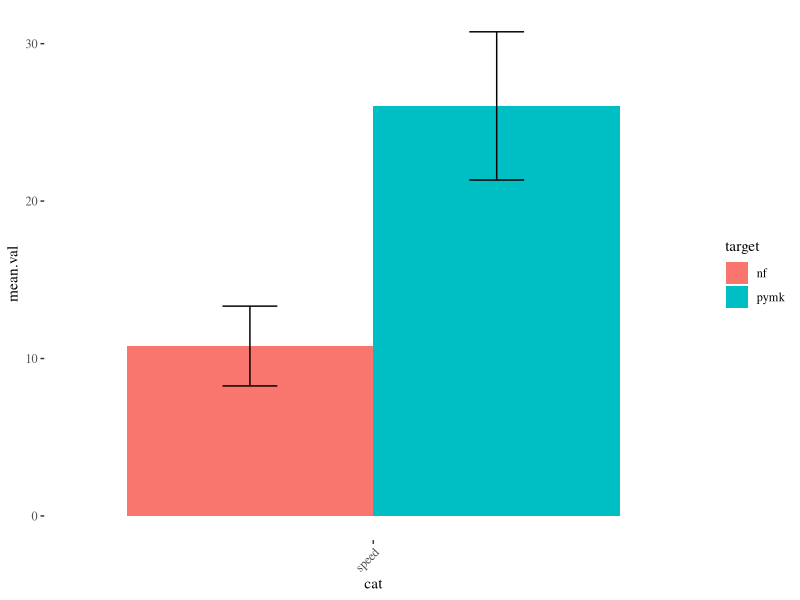
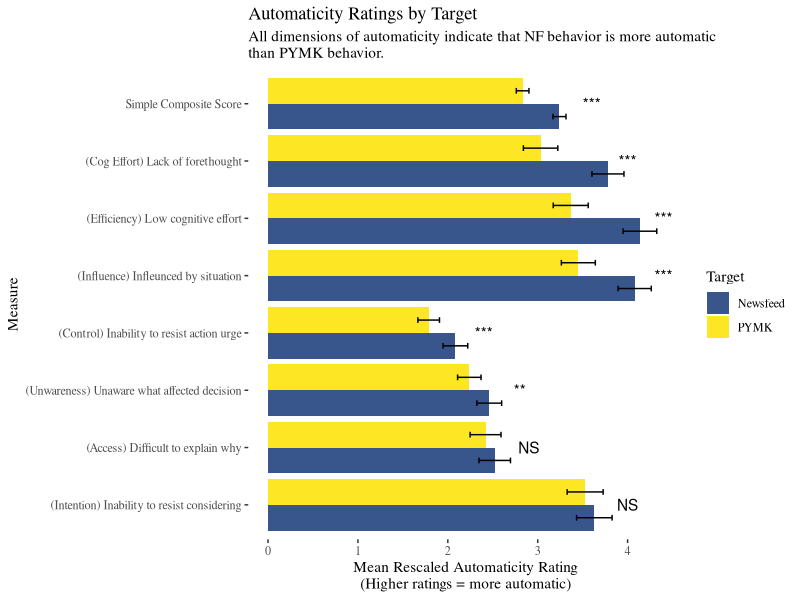
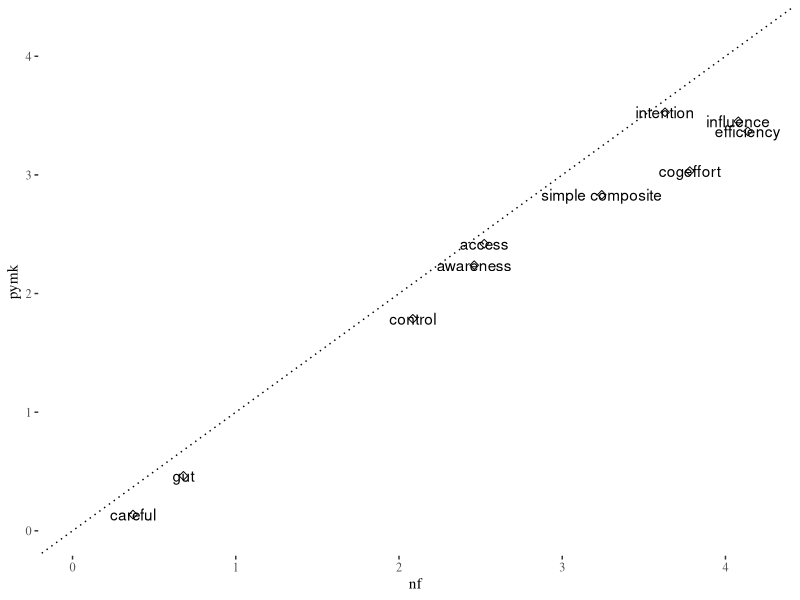
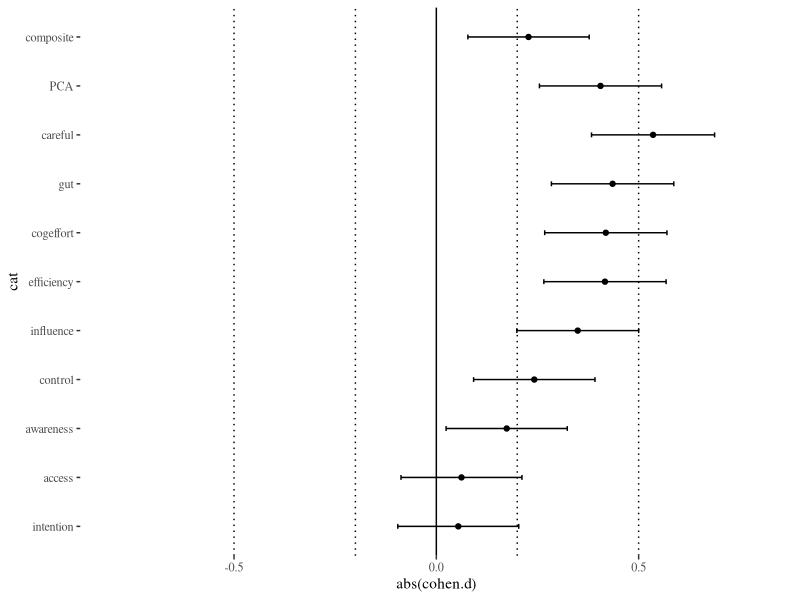
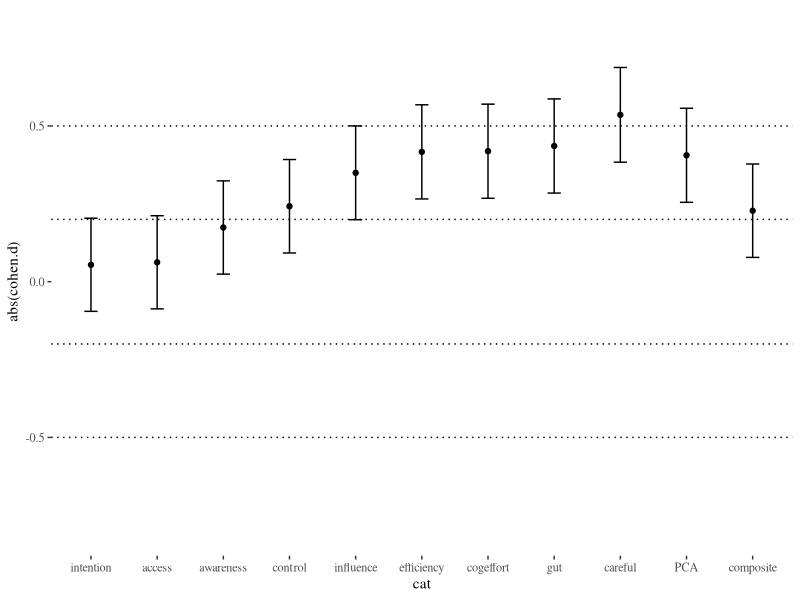
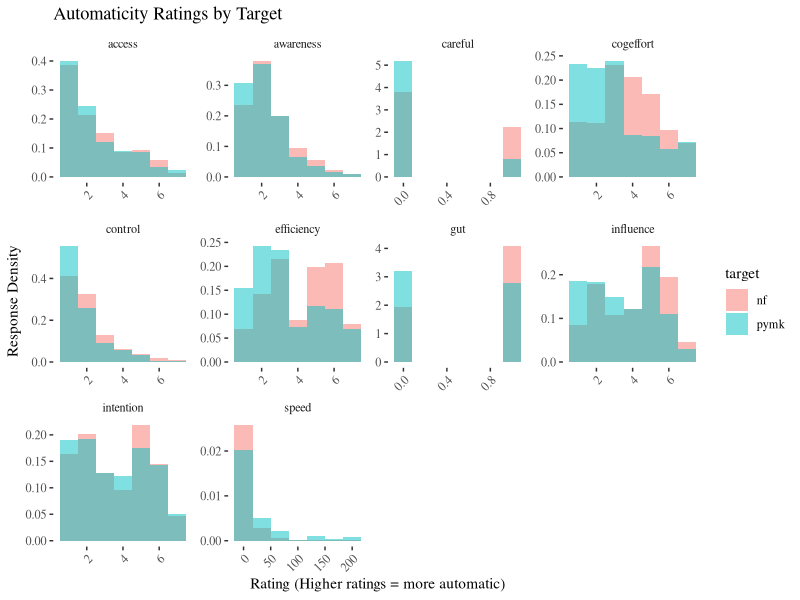
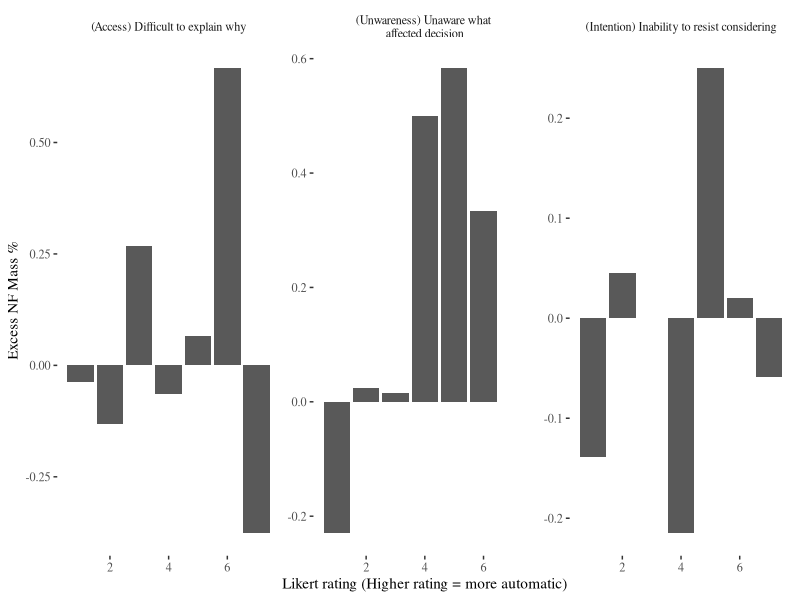
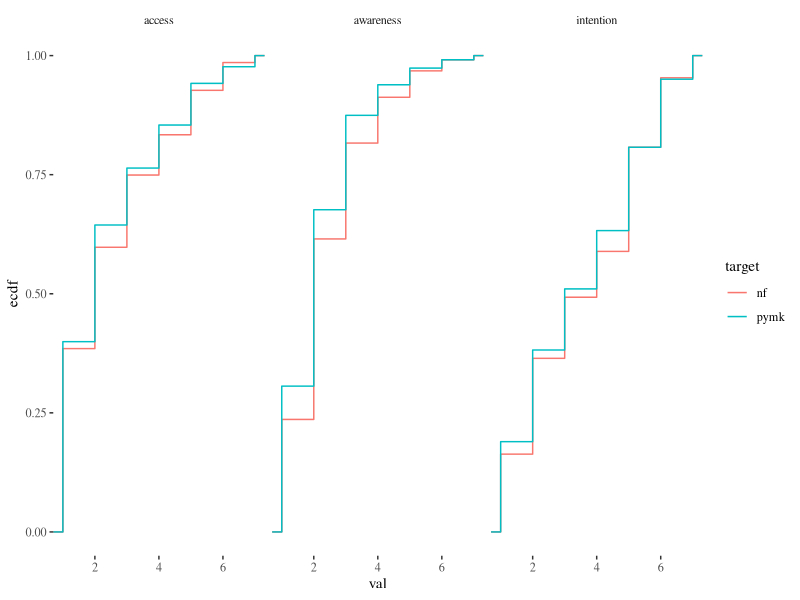

The R script that drew these images, in order:
## ---- chunk 1
knitr::opts_chunk$set(echo = F)
library(dplyr)
library(tidyr)
library(ggplot2)
library(ggthemes)
theme_set(theme_tufte())
options(ggplot2.continuous.colour="plasma")
options(ggplot2.continuous.fill = "plasma")

knitr::opts_knit$set(root.dir = '/Users/diagdavenport/Desktop/Synced Research/Ludwig/FB/Lockdown')

## ---- chunk 2
 
exim.raw <- read.csv('Data/Experimental Lab Data/Automaticity/ExIm data.csv')

## ---- chunk 3
 
exim.raw$access_pymk <- ifelse(exim.raw$condition1 == "pymk", exim.raw$access1, exim.raw$access2)
exim.raw$access_nf <- ifelse(exim.raw$condition1 == "like", exim.raw$access1, exim.raw$access2)

exim.raw$cogeffort_pymk <- ifelse(exim.raw$condition1 == "pymk", exim.raw$cog_effort1, exim.raw$cog_effort2)
exim.raw$cogeffort_nf <- ifelse(exim.raw$condition1 == "like", exim.raw$cog_effort1, exim.raw$cog_effort2)

exim.raw$influence_pymk <- ifelse(exim.raw$condition1 == "pymk", exim.raw$influence1, exim.raw$influence2)
exim.raw$influence_nf <- ifelse(exim.raw$condition1 == "like", exim.raw$influence1, exim.raw$influence2)

exim.raw$gut_pymk <- ifelse(exim.raw$condition1 == "pymk", exim.raw$gut1, exim.raw$gut2)
exim.raw$gut_nf <- ifelse(exim.raw$condition1 == "like", exim.raw$gut1, exim.raw$gut2)

exim.raw$careful_pymk <- ifelse(exim.raw$condition1 == "pymk", exim.raw$careful1, exim.raw$careful2)
exim.raw$careful_nf <- ifelse(exim.raw$condition1 == "like", exim.raw$careful1, exim.raw$careful2)

exim.raw$awareness_pymk <- ifelse(exim.raw$condition1 == "pymk", exim.raw$awareness1, exim.raw$awareness2)
exim.raw$awareness_nf <- ifelse(exim.raw$condition1 == "like", exim.raw$awareness1, exim.raw$awareness2)

exim.raw$intention_pymk <- ifelse(exim.raw$condition1 == "pymk", exim.raw$intention1, exim.raw$intention2)
exim.raw$intention_nf <- ifelse(exim.raw$condition1 == "like", exim.raw$intention1, exim.raw$intention2)

exim.raw$control_pymk <- ifelse(exim.raw$condition1 == "pymk", exim.raw$controllability1, exim.raw$controllability2)
exim.raw$control_nf <- ifelse(exim.raw$condition1 == "like", exim.raw$controllability1, exim.raw$controllability2)

exim.raw$efficiency_pymk <- ifelse(exim.raw$condition1 == "pymk", exim.raw$efficiency1, exim.raw$efficiency2)
exim.raw$efficiency_nf <- ifelse(exim.raw$condition1 == "like", exim.raw$efficiency1, exim.raw$efficiency2)

exim.raw$speed_pymk <- ifelse(exim.raw$condition1 == "pymk", exim.raw$speed1, exim.raw$speed2)
exim.raw$speed_nf <- ifelse(exim.raw$condition1 == "like", exim.raw$speed1, exim.raw$speed2)


 higher.is.more.automatic <- c("access", "careful", "awareness", "control", "efficiency")
 
 higher.is.less.automatic <-c("cogeffort", "influence", "gut", "intention")

 for (root in higher.is.less.automatic) {
  exim.raw[[paste0(root, "_nf")]] <- max(exim.raw[[paste0(root, "_nf")]], na.rm = T) + 1 - exim.raw[[paste0(root, "_nf")]]
  exim.raw[[paste0(root, "_pymk")]] <- max(exim.raw[[paste0(root, "_pymk")]], na.rm = T) + 1 - exim.raw[[paste0(root, "_pymk")]]
 }
 
## ---- chunk 4

choice.long <- exim.raw %>% dplyr::select(c(ends_with("_nf"), ends_with("_pymk"))) %>% 
  pivot_longer(everything(),
   names_pattern = "(.*)_(.*)",
   names_to = c(".value", ".set"),
   values_to = "count"
 )

head(choice.long)

"new_?(.*)_(.)(.*)"

qs <- c("access",
        "cogeffort",
        "influence",
        "gut",
        "careful",
        "awareness",
        "intention",
        "control",
        "efficiency",
        "speed")

choice.long2 <- choice.long %>% 
  pivot_longer(cols = all_of(qs),
               names_to = "cat",
               values_to = "val") %>% dplyr::rename(target = ".set")


choice.long2$val <- ifelse(choice.long2$cat == "gut",
                 choice.long2$val - 1,
                 choice.long2$val)

choice.long2$val <- ifelse(choice.long2$cat == "careful",
                 choice.long2$val - 1,
                 choice.long2$val)

temp.l.dat <- choice.long2 %>% group_by(cat)  %>% dplyr::summarise(mean.val = mean(val, na.rm = T), sd = sd(val, na.rm = T), n= n()) 

l.dat <- choice.long2 %>% filter(cat == "speed") %>% group_by(cat, target)  %>% dplyr::summarise(mean.val = mean(val, na.rm = T), sd = sd(val, na.rm = T), n= n())

l.dat$ci <- (l.dat$sd/sqrt(l.dat$n))*1.96

 ggplot(l.dat, aes(x = cat, y = mean.val, fill = target)) +
  geom_col(position = "dodge") +
   geom_errorbar(aes(ymin=mean.val-ci, ymax=mean.val+ci),
                 width=.2,                    # Width of the error bars
                  position=position_dodge(.9))  + theme(axis.text.x = element_text(angle = 45, hjust = 1))
 
 dev.copy(jpeg,'Output/Graphs/Experiments/Automaticity/speed bar chart.jpg')
dev.off()

m.long <- merge(choice.long2, temp.l.dat, by = c("cat"))
m.long$z <- (m.long$val - m.long$mean.val)/m.long$sd
 
 label.df <- data.frame(cat = c("access",
                                "awareness",
                                "cogeffort", 
                                "control", 
                                "efficiency",
                                "influence", 
                                "intention",
                                "simple composite"),
                       mean.val = c(2.9, 2.8, 4, 2.4, 4.4, 4.4, 4, 3.6),
                       target = "nf")
 
automaticity.labels <- c(
                                "(Intention) Inability to resist considering",
                                "(Access) Difficult to explain why",
                                "(Unwareness) Unaware what affected decision", 
                                "(Control) Inability to resist action urge",
                                "(Influence) Infleunced by situation",  
                                "(Efficiency) Low cognitive effort", 
                                "(Cog Effort) Lack of forethought",
                                "Simple Composite Score")

l.dat1 <- choice.long2 %>% filter(cat != "speed") %>% group_by(cat, target)  %>% dplyr::summarise(mean.val = mean(val, na.rm = T), sd = sd(val, na.rm = T), n= n()) 

l.dat1$ci <- (l.dat1$sd/sqrt(l.dat1$n))*1.96

l.dat2 <- choice.long2 %>% filter(cat != "speed" & cat != "gut" & cat != "careful") %>% group_by(target)  %>% dplyr::summarise(mean.val = mean(val, na.rm = T), sd = sd(val, na.rm = T), n= n()) 
l.dat2$cat <- "simple composite"
l.dat2$ci <- (l.dat2$sd/sqrt(l.dat2$n))*1.96

pca <- prcomp(choice.long[!is.na(choice.long$access),
                             c("access", "cogeffort", "influence", "awareness", "intention", "control", "efficiency")],
                 center = TRUE, scale. = TRUE)

pca.with.label <- cbind(choice.long[!is.na(choice.long$access), ".set"], pca$x)

l.dat3 <- pca.with.label %>% group_by(.set) %>% dplyr::summarise(mean.val = mean(PC1, na.rm = T), sd = sd(PC1, na.rm = T), n= n()) %>% mutate(target = .set)
l.dat3$cat <- "First Principal Component (28% PVE)"
l.dat3$ci <- (l.dat2$sd/sqrt(l.dat3$n))*1.96

l.dat <- rbind(as.data.frame(l.dat1), as.data.frame(l.dat2))

# sort the bars by effect size
l.dat$cat <- factor(l.dat$cat,levels = c("intention", "access", "awareness", "control", "influence", "efficiency", "cogeffort", "gut", "careful", "simple composite"))

 ggplot(l.dat %>% filter(cat != "careful" & cat != "gut"), aes(x = cat, y = mean.val, fill = target)) +
  geom_col(position = "dodge", aes(fill = target)) +
   geom_errorbar(aes(ymin=mean.val-ci, ymax=mean.val+ci),
                 width=.2,                    # Width of the error bars
                  position=position_dodge(.9)) + xlab("Measure")  +
   ylab("Mean Rescaled Automaticity Rating\n(Higher ratings = more automatic)") +
   labs(title = "Automaticity Ratings by Target",
        subtitle = "All dimensions of automaticity indicate that NF behavior is more automatic \nthan PYMK behavior.") +
   geom_text(data = label.df,
             label = c("NS", "**", "***", "***", "***", "***", "NS", "***"))  +
   scale_x_discrete(labels= automaticity.labels) + coord_flip() +
   scale_fill_manual(values=c("#39568CFF", "#FDE725FF"),
                       name="Target",
                       breaks=c("nf", "pymk"),
                       labels=c("Newsfeed", "PYMK"))
  
dev.copy(jpeg,'Output/Graphs/Experiments/Automaticity/composite score and components.jpg')
dev.off()
 
# pwr.t.test(d = .5, sig.level = .05, power = .8, type = c("paired"))

t <- l.dat %>% dplyr::select(cat, target, mean.val) %>% pivot_wider(names_from = target, values_from = mean.val)

ggplot(t, aes(x=nf, y=pymk, label = cat)) +
  geom_point(size=2, shape=23) + xlim(c(0,4.2)) + ylim(c(0,4.2)) + geom_text() + geom_abline(intercept = 0, slope = 1, linetype = "dotted")

dev.copy(jpeg,'Output/Graphs/Experiments/Automaticity/45 degree scatter.jpg')
dev.off()

cohen.data <- merge(t, temp.l.dat)

cohen.data$cohen.d <- with(cohen.data, (nf - pymk)/sd)

last.row <- data.frame(cat = "PCA",
                       "nf" = l.dat3[1,2],
                       "pymk" = l.dat3[2,2],
                       "mean.val" = 0,
                       sd = sd(pca.with.label$PC1),
                       n = 688,
                       cohen.d = abs(l.dat3[1,2] - l.dat3[2,2])/sd(pca.with.label$PC1))
colnames(last.row) <- names(cohen.data)

cohen.data <- rbind(cohen.data, last.row)


all.vals <- choice.long2 %>% filter(cat != "speed" & cat != "gut" & cat != "careful")

last.row <- data.frame(cat = "composite",
                       "nf" = mean(all.vals[all.vals$target == "nf",]$val, na.rm = T),
                       "pymk" = mean(all.vals[all.vals$target == "pymk",]$val, na.rm = T),
                       "mean.val" = NA,
                       sd = sd(all.vals$val, na.rm = T),
                       n = 688,
                       cohen.d = 777)
colnames(last.row) <- names(cohen.data)

cohen.data <- rbind(cohen.data, last.row)

cohen.data$cohen.d <- with(cohen.data, (nf - pymk)/sd)

cohen.data$var <- with(cohen.data, (n/(n/2)^2 + (cohen.d^2)/(2*n)))
  
cohen.data$ci <- with(cohen.data, sqrt(var)*1.96)
pd <- position_dodge(0.01)

 ggplot(cohen.data, aes(x = cat, y = abs(cohen.d))) +
   geom_errorbar(aes(ymin=abs(cohen.d)-ci, ymax=abs(cohen.d)+ci), colour="black", width=.1, position=pd) + ylim(c(-.8, .8)) +
  geom_point(position = "dodge") + geom_hline(yintercept = c(.2,.5,-.2, -.5), linetype = "dotted") + coord_flip() + geom_hline(yintercept = 0, linetype = "solid")
 
 dev.copy(jpeg,'Output/Graphs/Experiments/Automaticity/standardized effect sizes.jpg')
dev.off()

  ggplot(cohen.data, aes(x = cat, y = abs(cohen.d))) +
  geom_point(position = "dodge") + geom_hline(yintercept = c(.2,.5,-.2, -.5), linetype = "dotted") + ylim(c(-.8, .8)) +
   geom_errorbar(aes(ymin=abs(cohen.d)-ci, ymax=abs(cohen.d)+ci), colour="black",
                 width=.2,                    # Width of the error bars
                  position=position_dodge(.9))
  


## ---- chunk 5

label_names <- list(
  'access'="(Access) Difficult to explain why",
  'awareness'="(Unwareness) Unaware what \naffected decision",
  'intention'="(Intention) Inability to resist considering"
)

fun_labeller <- function(variable,value){
  return(label_names[value])
}

dat <- m.long %>% group_by(val, target, cat) %>% dplyr::summarise(n= n()) %>%
  pivot_wider(names_from = target, values_from = n, values_fill = 0)

dat <- dat %>% group_by(cat) %>% 
       mutate(perNF=nf/sum(nf)) %>% 
       ungroup

dat <- dat %>% group_by(cat) %>% 
       mutate(perPYMK=pymk/sum(pymk)) %>% 
       ungroup

dat$excess <- (dat$perNF - dat$perPYMK)/dat$perPYMK

l.dat <- m.long %>% filter(cat != "speed") %>% group_by(cat, target)  %>% dplyr::summarise(mean.z = mean(z, na.rm = T), sd = sd(z, na.rm = T), n= n())

l.dat$ci <- (l.dat$sd/sqrt(l.dat$n))*1.96

 ggplot(choice.long2, aes(x = val, fill = target)) +
  geom_histogram(aes(y=..density..), bins=7, alpha=0.5, position="nudge") +
   theme(axis.text.x = element_text(angle = 45, hjust = 1)) + xlab("Measure") +
   ylab("Response Density") + xlab("Rating (Higher ratings = more automatic)") + labs(title = "Automaticity Ratings by Target") + facet_wrap(~ cat, scales = "free")
 
  dev.copy(jpeg,'Output/Graphs/Experiments/Automaticity/histogram for each measure.jpg')
dev.off()
 
 wrap.cats <- c("access",
                "awareness",
                "intention")
 
dat %>%  filter(cat %in% wrap.cats) %>% ggplot(aes(x = val, y = excess)) + geom_bar(stat = "identity") + ylab("Excess NF Mass %") +
  xlab("Likert rating (Higher rating = more automatic)") + facet_wrap(~ cat, scales = "free", labeller = fun_labeller)

 dev.copy(jpeg,'Output/Graphs/Experiments/Automaticity/excess mass.jpg')
dev.off()

choice.long2 %>%  filter(cat %in% wrap.cats) %>%
  ggplot(aes(x=val)) + stat_ecdf(aes(colour=target)) + facet_wrap(~ cat)

'%!in%' <- function(x,y)!('%in%'(x,y))

choice.long2 %>% filter(cat %!in% c("speed", "careful", "gut")) %>%
  ggplot(aes(x=val)) + stat_ecdf(aes(colour=target)) + facet_wrap(~ cat, scales = "free")

dev.copy(jpeg,'Output/Graphs/Experiments/Automaticity/cdf for each measure.jpg')
dev.off()

## ---- chunk 6


label_names <- list(
  'cogeffort'="(Cog Effort) \nLack of forethought",
  'control'="(Control) \nInability to resist action urge",
  'efficiency'="(Efficiency) \nLow cognitive effort",
  'influence'="(Influence) \nInfleunced by situation",
  'access' = "(Access) \nDifficult to explain why",
  'awareness' = "(Unwareness) \nUnaware what affected decision",
  'intention' = "(Intention) \nInability to resist considering"
)

fun_labeller <- function(variable,value){
  return(label_names[value])
}

dat <- m.long %>% group_by(cat) %>% 
       mutate(cat_median = median(val, na.rm = T)) %>% 
       ungroup

dat$above_median <- dat$val >= dat$cat_median

'%!in%' <- function(x,y)!('%in%'(x,y))

l.dat <- dat %>% filter(cat %!in% c("speed", "careful", "gut")) %>% 
  group_by(cat, target)  %>% 
  dplyr::summarise(percent.above = mean(above_median, na.rm = T), sd = sd(above_median, na.rm = T), n= n())

l.dat$ci <- (l.dat$sd/sqrt(l.dat$n))*1.96
pd <- position_dodge(0.1)

 ggplot(l.dat, aes(x = target, y = percent.above)) +
  geom_bar(stat="identity", position=pd) +
   geom_errorbar(aes(ymin=percent.above-ci, ymax=percent.above+ci), colour="black", width=.1, position=pd) +
   theme(axis.text.x = element_text(angle = 45, hjust = 1)) + xlab("Measure") +
   ylab("Percent of responses above median") + xlab("") + labs(title = "Median splits of automaticity Ratings by Target") + facet_wrap(~ cat, scales = "free", labeller = fun_labeller)
 
  dev.copy(jpeg,'Output/Graphs/Experiments/Automaticity/bar chart pct above median.jpg')
dev.off()
  
## ---- chunk 7

label_names <- list(
  'careful'="(Careful) Not a careful consideration",
  'gut'="(Gut) Based on gut reaction"
)

fun_labeller <- function(variable,value){
  return(label_names[value])
}

l.dat <- m.long %>% filter(cat %in% c("careful", "gut")) %>% 
  group_by(cat, target)  %>% 
  dplyr::summarise(mean = mean(val, na.rm = T), sd = sd(val, na.rm = T), n= n())

l.dat$ci <- (l.dat$sd/sqrt(l.dat$n))*1.96
pd <- position_dodge(0.1)

 ggplot(l.dat, aes(x = target, y = mean, fill = target)) +
  geom_bar(stat="identity", position=pd) +
   geom_errorbar(aes(ymin=mean-ci, ymax=mean+ci), colour="black", width=.1, position=pd) +
   theme(axis.text.x = element_text(angle = 45, hjust = 1)) + xlab("Measure") +
   ylab("Percent giving more automatic answer") + xlab("") + labs(title = "Rate of Affirming Automaticity by Target") + facet_wrap(~ cat, scales = "free", labeller = fun_labeller) +
   scale_fill_manual(values=c("#39568CFF", "#FDE725FF"))
 
  dev.copy(jpeg,'Output/Graphs/Experiments/Automaticity/bar chart binary measures.jpg')
dev.off()

## ---- chunk 8

m.long %>% filter(cat == "speed") %>%
  ggplot(aes(x = val, fill = target)) +
  geom_histogram(aes(fill = target, y = ..density..), position = "dodge") +
  labs(title = "Histogram of reported time to decide")

 dev.copy(jpeg,'Output/Graphs/Experiments/Automaticity/speed histogram.jpg')
dev.off()

m.long %>% filter(cat == "speed") %>%
  mutate(x_new = ifelse(val > 60, 60, val)) %>% 
  ggplot(aes(x = x_new, fill = target)) +
  geom_histogram(aes(fill = target, y = ..density..), position = "dodge") + labs(title = "Histogram of reported time to decide",
                                                                subtitle = "bin over 60")

 dev.copy(jpeg,'Output/Graphs/Experiments/Automaticity/speed histogram - bin over 60.jpg')
dev.off()

m.long %>% filter(cat == "speed") %>%
  mutate(x_new = ifelse(val > 30, 30, val)) %>% 
  ggplot(aes(x = x_new, fill = target)) +
  geom_histogram(aes(fill = target, y = ..density..), position = "dodge") + labs(title = "Histogram of reported time to decide",
                                                                subtitle = "bin over 30")

 dev.copy(jpeg,'Output/Graphs/Experiments/Automaticity/speed histogram - bin over 30.jpg')
dev.off()

m.long %>% filter(cat == "speed") %>% 
  mutate(x_new = ifelse(val > 60, 60, val)) %>%
ggplot(aes(x=x_new)) + stat_ecdf(aes(colour=target)) +
   scale_color_manual(values=c("#39568CFF", "#FDE725FF"))

dev.copy(jpeg,'Output/Graphs/Experiments/Automaticity/speed cdf - bin over 60.jpg')
dev.off()
